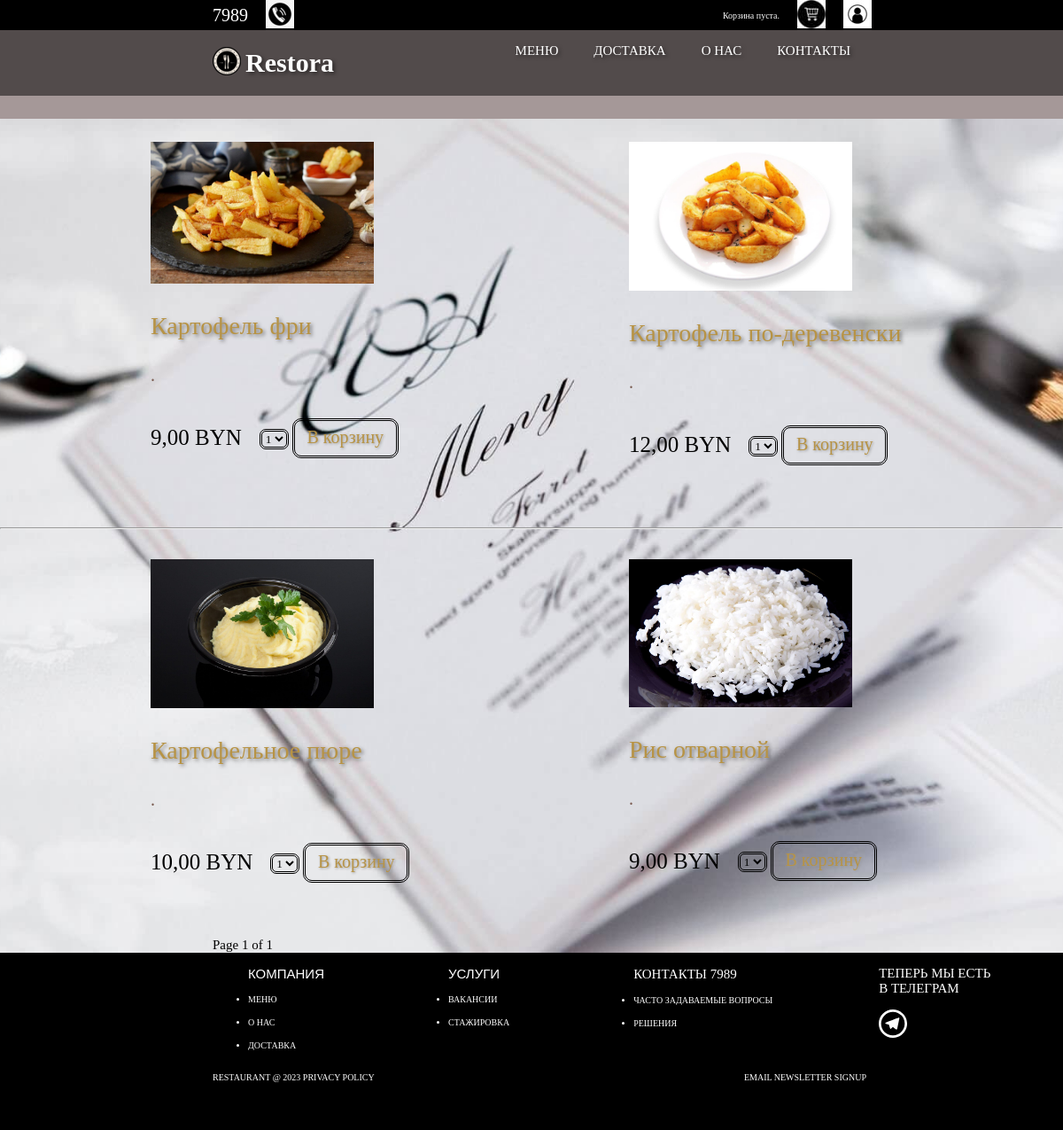
The page /restora/home/side_dishes on the database its author committed.
### Restora/models.py (models this page shows, shortened)
class Dishes(models.Model):
    name = models.CharField('Название блюда', max_length=100)
    image = models.ImageField('Изображение', upload_to='uploads')
    price = models.DecimalField('Стоимость', max_digits=10, decimal_places=2)
    cookingTime = models.IntegerField('Приготовление в минутах')
    category = models.ForeignKey('CategoriesFood',  on_delete=models.SET_NULL, verbose_name='Категория', null=True, default='Без категории')
    class Meta:
        verbose_name = 'Блюдо'
        verbose_name_plural = 'Блюда'

### Restora/views.py (the view)
# urls.py: path('home/side_dishes', views.show_side_dishes, name= 'side_dishes'),
def show_side_dishes (request):
    side_dishes = models.Dishes.objects.filter(category__name='Гарниры')    #<QuerySet [<Dishes: Сельдь под шубой>, <Dishes: Овощной салат с семе>, <Dishes: Салат-микс с цыпленк>, <Dishes: Низуаз с тунцом>, <Dishes: Оливье>, <Dishes: Цезарь>]>
    paginator = Paginator(side_dishes, 4)   #показ на стр. по 4
    page_number = request.GET.get('page')
    page_obj = paginator.get_page(page_number)
    cart_product_form = CartAddProductForm()   #добавляем форму корзины
    for side_dish in page_obj:
        ingredients = models.Ingredients.objects.filter(dishe_id=side_dish.id)
        side_dish.ingredients = []
        for ingredient in ingredients:
            product = models.Products.objects.get(id=ingredient.product_id)
            side_dish.ingredients.append(product.name)
    return render(request, 'side-dishes.html', {'side_dishes': side_dishes,
                                           'products': page_obj,
                                           'cart_product_form': cart_product_form,
                                           })

### Cart/forms.py
class CartAddProductForm(forms.Form):
    quantity = forms.TypedChoiceField(choices=PRODUCT_QUANTITY_CHOICES, coerce=int, label='')    #количество между 1-20.
    update = forms.BooleanField(required=False, initial=False, widget=forms.HiddenInput)

### Cart/cart.py (called while the page is built)
    def __len__(self):
        return sum(item['quantity'] for item in self.cart.values())

### Cart/context_processors.py (called while the page is built)
def cart(request):
    return {'cart': Cart(request)}

### Restora/templates/side-dishes.html (shortened to what this page needs)
{% extends 'base.html' %}
{% block content %}
{% load static %}
<div class="products-container">
    {% for side_dish in products %}
        {% if forloop.counter0|divisibleby:2 %}
            <div class="row">
        {% endif %}
        <div class="product-card">
            <ul>
                <li><a href="javascript:PopUpShow('popup{{ forloop.counter }}')">
                    {% if side_dish.image %}
                        <img class="product-image" src="{{ side_dish.image.url }}">
                    {% else %}
                        <p>No image</p>
                    {% endif %}
                    </a>
                </li>
                <li>
                    <p class ="product-name">{{side_dish.name}}</p>
                </li>
                <li>
                    <p class ="product-description">
                        .
                     </p>
                </li>
                <li class="in-bag"><p class="product-price" >{{side_dish.price}} BYN</p>
                    <form action="{% url "cart:cart_add" side_dish.id %}" method="post">
                        {{ cart_product_form }}
                        <input class="button-in-bag" type="submit" value="В корзину">
                    </form>
                </li>
        </ul>
    </div>
        {% if forloop.counter0|add:1|divisibleby:2 or forloop.last %}
    </div>
            {% if not forloop.last %}
                <hr>
            {% endif %}
        {% endif %}
    {% endfor %}
 </div>
{% include 'pagination.html' %}
{% endblock %}

### Restora/static/Restora/css/style.css (style rules this page uses)
BODY { margin: 0; padding: 0; background: black; }
a { color:inherit; text-decoration: none; }
.row { display: flex; justify-content: space-evenly; }
.product-card { width: calc(35% - 20px); margin-bottom: 20px; padding: 10px; }
.product-image { width: 70%; }
.product-name { font-size: 28px; font-family: 'Times New Roman', Times, serif; text-shadow: 2px 2px 4px rgba(0, 0, 0, 0.5); color: #b79345; }
.product-price { font-size: 25px; padding-right: 20px; }
.product-description { font-size: 20px; width: 70%; color: #7a5b50; }
.in-bag { display: flex; align-items: center }
form>select { background: none; border: 3px double black; border-radius: 7px; }
.button-in-bag { width: 120px; height: 45px; padding-bottom: 3px; border: 3px double black; border-radius: 10px; font: 20px 'Times New Roman', Times, serif; color: #b79345; cursor: pointer; text-shadow: 1px 1px 3px rgba(150, 150, 150, 1); background: none; }
.product-card > ul { list-style-type: none; }
* { font-family: Areal; }

### rows shown on the page
Dishes: image (picture), name "Картофель фри", price "9,00"
Dishes: image (picture), name "Картофель по-деревенски", price "12,00"
Dishes: image (picture), name "Картофельное пюре", price "10,00"
Dishes: image (picture), name "Рис отварной", price "9,00"

### other values the page prints
{{ products.number }} "1"
{{ products.paginator.num_pages }} "1"
